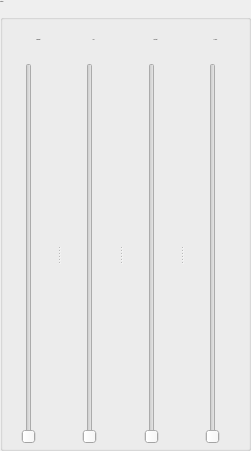
       <widget class="QGroupBox" name="groupBox_5">
        <property name="geometry">
         <rect>
          <x>206</x>
          <y>130</y>
          <width>251</width>
          <height>451</height>
         </rect>
        </property>
        <property name="font">
         <font>
          <pointsize>-1</pointsize>
          <weight>50</weight>
          <italic>false</italic>
          <bold>false</bold>
         </font>
        </property>
        <property name="title">
         <string>Lighting</string>
        </property>
        <widget class="QLabel" name="lbllvlContrast">
         <property name="geometry">
          <rect>
           <x>120</x>
           <y>30</y>
           <width>71</width>
           <height>20</height>
          </rect>
         </property>
         <property name="font">
          <font>
           <pointsize>-1</pointsize>
           <weight>50</weight>
           <italic>false</italic>
           <bold>false</bold>
          </font>
         </property>
         <property name="text">
          <string>Contrast</string>
         </property>
         <property name="alignment">
          <set>Qt::AlignCenter</set>
         </property>
        </widget>
        <widget class="QLabel" name="lbllvlLDC">
         <property name="geometry">
          <rect>
           <x>63</x>
           <y>30</y>
           <width>61</width>
           <height>20</height>
          </rect>
         </property>
         <property name="font">
          <font>
           <pointsize>-1</pointsize>
           <weight>50</weight>
           <italic>false</italic>
           <bold>false</bold>
          </font>
         </property>
         <property name="text">
          <string>LCD</string>
         </property>
         <property name="alignment">
          <set>Qt::AlignCenter</set>
         </property>
        </widget>
        <widget class="QLabel" name="lbllvlBacklight">
         <property name="geometry">
          <rect>
           <x>3</x>
           <y>30</y>
           <width>71</width>
           <height>20</height>
          </rect>
         </property>
         <property name="font">
          <font>
           <pointsize>-1</pointsize>
           <weight>50</weight>
           <italic>false</italic>
           <bold>false</bold>
          </font>
         </property>
         <property name="text">
          <string>Backlight</string>
         </property>
         <property name="alignment">
          <set>Qt::AlignCenter</set>
         </property>
        </widget>
        <widget class="QLabel" name="lbllvlTxBusy">
         <property name="geometry">
          <rect>
           <x>180</x>
           <y>30</y>
           <width>71</width>
           <height>20</height>
          </rect>
         </property>
         <property name="font">
          <font>
           <pointsize>-1</pointsize>
           <weight>50</weight>
           <italic>false</italic>
           <bold>false</bold>
          </font>
         </property>
         <property name="text">
          <string>TX Busy</string>
         </property>
         <property name="alignment">
          <set>Qt::AlignCenter</set>
         </property>
        </widget>
        <widget class="QSplitter" name="splitter_5">
         <property name="geometry">
          <rect>
           <x>0</x>
           <y>63</y>
           <width>241</width>
           <height>381</height>
          </rect>
         </property>
         <property name="orientation">
          <enum>Qt::Horizontal</enum>
         </property>
         <widget class="QSlider" name="lvlBacklight">
          <property name="minimum">
           <number>1</number>
          </property>
          <property name="maximum">
           <number>15</number>
          </property>
          <property name="orientation">
           <enum>Qt::Vertical</enum>
          </property>
         </widget>
         <widget class="QSlider" name="lvlLCD">
          <property name="minimum">
           <number>1</number>
          </property>
          <property name="maximum">
           <number>15</number>
          </property>
          <property name="orientation">
           <enum>Qt::Vertical</enum>
          </property>
         </widget>
         <widget class="QSlider" name="lvlContrast">
          <property name="minimum">
           <number>1</number>
          </property>
          <property name="maximum">
           <number>15</number>
          </property>
          <property name="orientation">
           <enum>Qt::Vertical</enum>
          </property>
         </widget>
         <widget class="QSlider" name="lvlTxBusy">
          <property name="minimum">
           <number>1</number>
          </property>
          <property name="maximum">
           <number>15</number>
          </property>
          <property name="orientation">
           <enum>Qt::Vertical</enum>
          </property>
         </widget>
        </widget>
       </widget>
